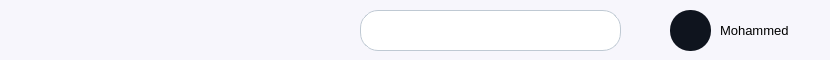
        <widget class="QWidget" name="search" native="true">
         <property name="maximumSize">
          <size>
           <width>16777215</width>
           <height>62</height>
          </size>
         </property>
         <property name="styleSheet">
          <string notr="true">background-color:#F7F6FC ; 
border-radius:20px ; </string>
         </property>
         <widget class="QLineEdit" name="search_bar">
          <property name="geometry">
           <rect>
            <x>360</x>
            <y>10</y>
            <width>261</width>
            <height>41</height>
           </rect>
          </property>
          <property name="styleSheet">
           <string notr="true"> #search_bar {
	background-color:white; 
	border:1px solid #BFC9D3 ; 
	border-radius:18px ;  
	padding : 0 40px 0 10px ; 
}
</string>
          </property>
         </widget>
         <widget class="QPushButton" name="search_button">
          <property name="geometry">
           <rect>
            <x>580</x>
            <y>10</y>
            <width>41</width>
            <height>41</height>
           </rect>
          </property>
          <property name="cursor">
           <cursorShape>PointingHandCursor</cursorShape>
          </property>
          <property name="styleSheet">
           <string notr="true">QPushButton {	
	background-color: transparent ;
	border-radius:20px ; 
	background:url(:/icons/tsawer/search.svg) no-repeat  center center; 
} 

QPushButton::hover {
		background:url(:/icons/tsawer/search_hover.svg) no-repeat  center center; 
}</string>
          </property>
          <property name="text">
           <string/>
          </property>
         </widget>
         <widget class="QLabel" name="pdp">
          <property name="geometry">
           <rect>
            <x>670</x>
            <y>10</y>
            <width>41</width>
            <height>41</height>
           </rect>
          </property>
          <property name="styleSheet">
           <string notr="true">#pdp{
	background-color  :#0F141E;
	border-radius : 20px ; 
}
</string>
          </property>
          <property name="text">
           <string/>
          </property>
         </widget>
         <widget class="QLabel" name="username">
          <property name="geometry">
           <rect>
            <x>720</x>
            <y>20</y>
            <width>101</width>
            <height>21</height>
           </rect>
          </property>
          <property name="styleSheet">
           <string notr="true">#username {
	background-color:transparent ; 
	color:black ; 
	font-size:13px ; 
}</string>
          </property>
          <property name="text">
           <string>Mohammed</string>
          </property>
         </widget>
        </widget>
